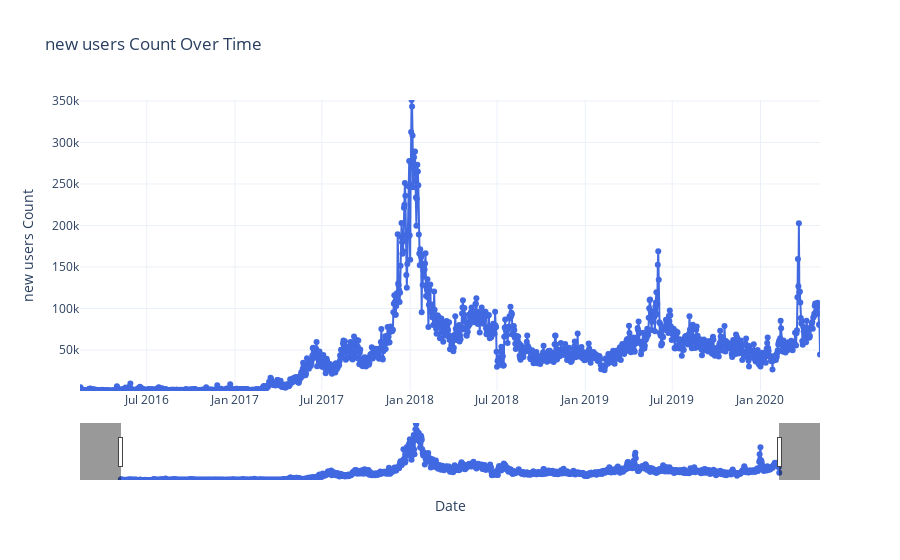

The notebook cell saved with this chart:
### Code cell
import plotly.graph_objects as go
from datetime import datetime


input_file = r"C:\Users\varun\OneDrive\Desktop\major\anomaly\newfolder\newcount.txt"

dates = []
counts = []

with open(input_file, 'r') as f:
    for line in f:
        parts = line.strip().split()
        if len(parts) >= 2:
            try:
               
                clean_date = parts[0].replace('.txt', '')
                date = datetime.strptime(clean_date, "%Y-%m-%d")
                count = int(parts[1])
                dates.append(date)
                counts.append(count)
            except ValueError as ve:
                print("Skipping line due to parsing error:", line.strip(), "| Error:", ve)
                continue


if not dates or not counts:
    print("No valid data found. Please check the file format.")
else:
    
    fig = go.Figure()
    fig.add_trace(go.Scatter(
        x=dates,
        y=counts,
        mode='lines+markers',
        name='newusers Count',
        line=dict(color='royalblue'),
        marker=dict(size=6)
    ))

 
    fig.update_layout(
        title="new users Count Over Time",
        xaxis_title="Date",
        yaxis_title="new users Count",
        xaxis=dict(
            range=[min(dates), max(dates)],
            rangeslider=dict(visible=True),
            type="date"
        ),
        yaxis=dict(
            range=[min(counts), max(counts)]
        ),
        template="plotly_white"
    )

    fig.show()

### Figure 1 — Plotly figure (JSON) as saved in the notebook; plotly's stock layout.template omitted (floating-point values rounded to 4 significant figures; data arrays with more than 128 entries replaced by an {"elided": "..."} marker saying what was removed)
{"data": [{"line": {"color": "royalblue"}, "marker": {"size": 6}, "mode": "lines+markers", "name": "newusers Count", "type": "scatter", "x": {"elided": "1543 str values"}, "y": {"elided": "1543 int values"}}], "layout": {"title": {"text": "new users Count Over Time"}, "xaxis": {"range": ["2016-02-13T00:00:00", "2020-05-04T00:00:00"], "rangeslider": {"visible": true}, "title": {"text": "Date"}, "type": "date"}, "yaxis": {"range": [516, 351214], "title": {"text": "new users Count"}}}}
